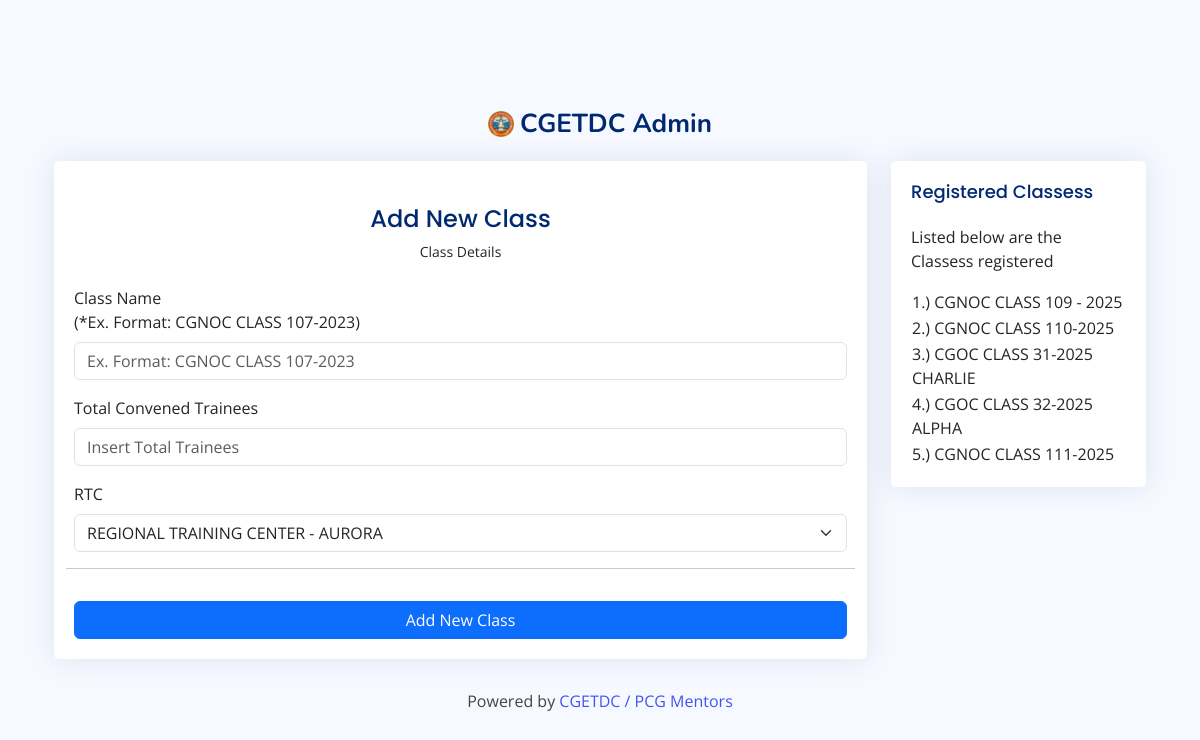
The app's page /register_class.php with its own data.
### tables this page shows
CREATE TABLE `rtc_class` (
  `id` int(11) NOT NULL,
  `rtc_id` int(11) NOT NULL,
  `class_name` text NOT NULL,
  `total` int(11) NOT NULL,
  `cd` text NOT NULL,
  `acd` text NOT NULL,
  `is_active` text NOT NULL
);

### register_class.php (the view, shortened to what this page needs)
<?php
require("db/conn.php");
  ?>
<!DOCTYPE html>
<html lang="en">
<head>
  <link href="assets/vendor/bootstrap/css/bootstrap.min.css" rel="stylesheet">
  <link href="assets/vendor/bootstrap-icons/bootstrap-icons.css" rel="stylesheet">
  <link href="assets/vendor/boxicons/css/boxicons.min.css" rel="stylesheet">
  <link href="assets/vendor/quill/quill.snow.css" rel="stylesheet">
  <link href="assets/vendor/quill/quill.bubble.css" rel="stylesheet">
  <link href="assets/vendor/remixicon/remixicon.css" rel="stylesheet">
  <link href="assets/vendor/simple-datatables/style.css" rel="stylesheet">
  <link href="assets/css/style.css" rel="stylesheet">
</head>
<body>
  <main>
    <div class="container">
      <section class="section register min-vh-100 d-flex flex-column align-items-center justify-content-center py-4">
        <div class="container">
          <div class="row justify-content-center">
            <div class="col-lg-12 col-md-6 d-flex flex-column align-items-center justify-content-center">
              <div class="d-flex justify-content-center py-4">
                <a href="home.php" class="logo d-flex align-items-center w-auto">
                  <img src="assets/img/logo.png" alt="">
                  <span class="d-none d-lg-block">CGETDC Admin</span>
                </a>
              </div>
              <div class="row">
        <div class="col-lg-9">
          <div class="card">
            <div class="card-body">
                  <div class="pt-4 pb-2">
                    <h5 class="card-title text-center pb-0 fs-4">Add New Class</h5>
                    <p class="text-center small">Class Details</p>
                  </div>
                  <form class="row g-3 needs-validation" novalidate>
                    <div class="col-12">
                      <label for="yourName" class="form-label">Class Name <br />(*Ex. Format: CGNOC CLASS 107-2023)</label>
                      <input type="text" name="class_name" class="form-control" id="class_name" placeholder="Ex. Format: CGNOC CLASS 107-2023" required>
                    </div>
                    <div class="col-12">
                      <label for="yourName" class="form-label">Total Convened Trainees</label>
                      <input type="number" name="total" class="form-control" id="total" placeholder="Insert Total Trainees">
                    </div>
                    <div class="col-12">
                      <label for="validationDefault04" class="form-label">RTC</label>
                      <select class="form-select" id="rtc_id" required>
                        <?php
                    $get_trainees2 = mysqli_query($db,"select * FROM rtc");
                            if(mysqli_num_rows($get_trainees2)>= 1){
                              while($rows2=mysqli_fetch_array($get_trainees2)){
                              ?>
                        <option value="<?=$rows2['id']?>"><?=$rows2['rtc_name']?></option>
                  <?php
                        }
                      }
                      else { ?>
                        <option><b>No Entries Found</b></option>
                      <?php
                      }
                  ?>
                      </select>
                    </div>
                    <hr />
                    <div class="col-12">
                      <button id="submit" name="submit" class="btn btn-primary w-100" type="submit">Add New Class</button>
                    </div>
                  </form>
                </div>
              </div>
            </div>
             <div class="col-lg-3">
          <div class="card">
            <div class="card-body">
              <h5 class="card-title">Registered Classess</h5>
              <p>Listed below are the Classess registered</p>
              <table>
                <tbody>
                  <?php
                    $get_orders = mysqli_query($db,"select * from rtc_class");
                            if(mysqli_num_rows($get_orders)>= 1){
                              $xxx = 1;
                              while($rows2=mysqli_fetch_array($get_orders)){
                              ?>
                      <tr>
                        <td><?=$xxx?>.) <?=$rows2['class_name']?></td>
                      </tr>
                  <?php
                    $xxx += 1;
                        }
                      }
                      else { ?>
                        <tr>
                        <td colspan="2"><center><b>No Entries Found</b></center></td>
                      </tr>
                      <?php
                      }
                  ?>
                </tbody>
              </table>
            </div>
          </div>
        </div>
          </div>
              <div class="credits">
                Powered by <a href="https://www.facebook.com/PCGMentors">CGETDC / PCG Mentors</a>
              </div>
            </div>
          </div>
        </div>
      </section>
    </div>
  </main>
</body>
</html>

### assets/css/style.css (style rules this page uses)
:root { scroll-behavior: smooth; }
body { font-family: "Open Sans", sans-serif; background: #f6f9ff; color: #444444; }
a { color: #4154f1; text-decoration: none; }
h1, h2, h3, h4, h5, h6 { font-family: "Nunito", sans-serif; }
.card { margin-bottom: 30px; border: none; border-radius: 5px; box-shadow: 0px 0 30px rgba(1, 41, 112, 0.1); }
.card-title { padding: 20px 0 15px 0; font-size: 18px; font-weight: 500; color: #012970; font-family: "Poppins", sans-serif; }
.card-body { padding: 0 20px 20px 20px; }
.logo { line-height: 1; }
@media (min-width: 1200px) { .logo { width: 280px; } }
.logo img { max-height: 26px; margin-right: 6px; }
.logo span { font-size: 26px; font-weight: 700; color: #012970; font-family: "Nunito", sans-serif; }

### records on screen
rtc_class: class_name "CGNOC CLASS 109 - 2025"
rtc_class: class_name "CGNOC CLASS 110-2025"
rtc_class: class_name "CGOC CLASS 31-2025 CHARLIE"
rtc_class: class_name "CGOC CLASS 32-2025 ALPHA"
rtc_class: class_name "CGNOC CLASS 111-2025"

### other values on screen
form field value "REGIONAL TRAINING CENTER - AURORA"
